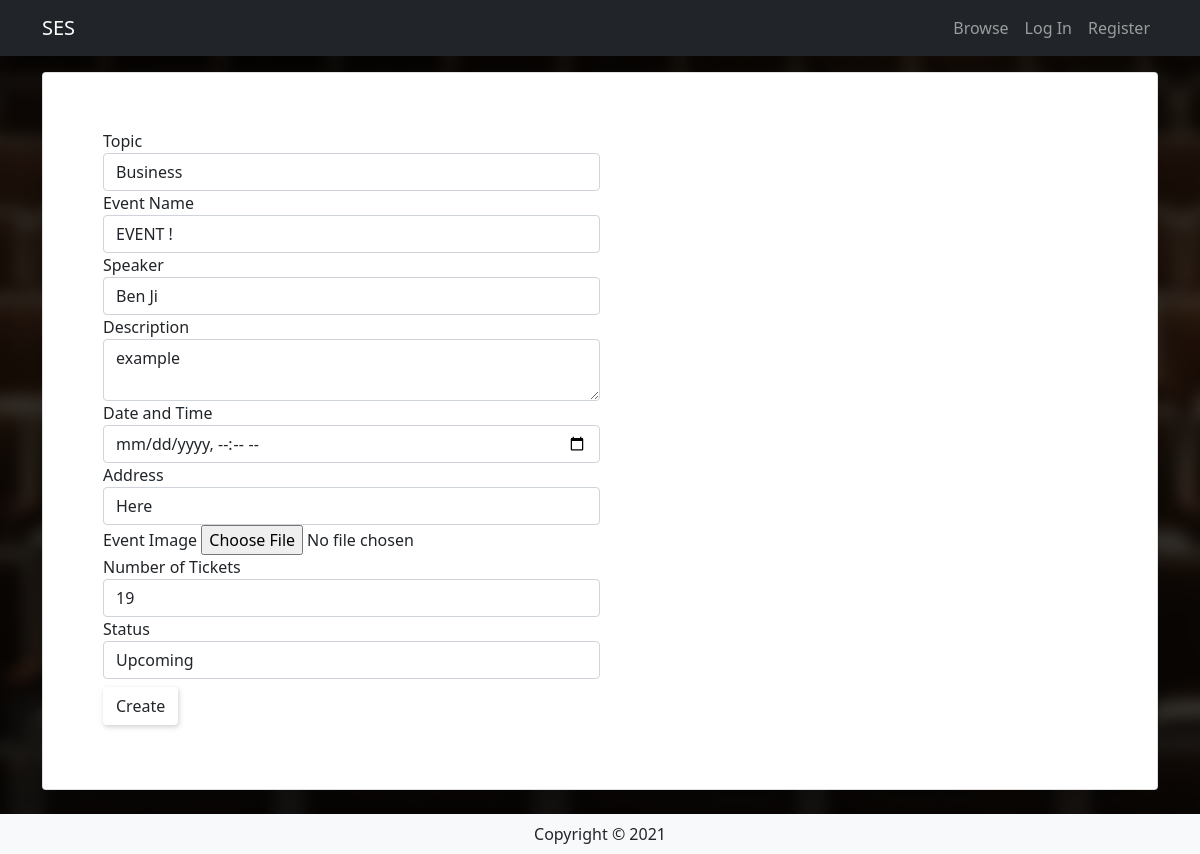
/manage/edit/1, run on an earlier commit of the app's database.
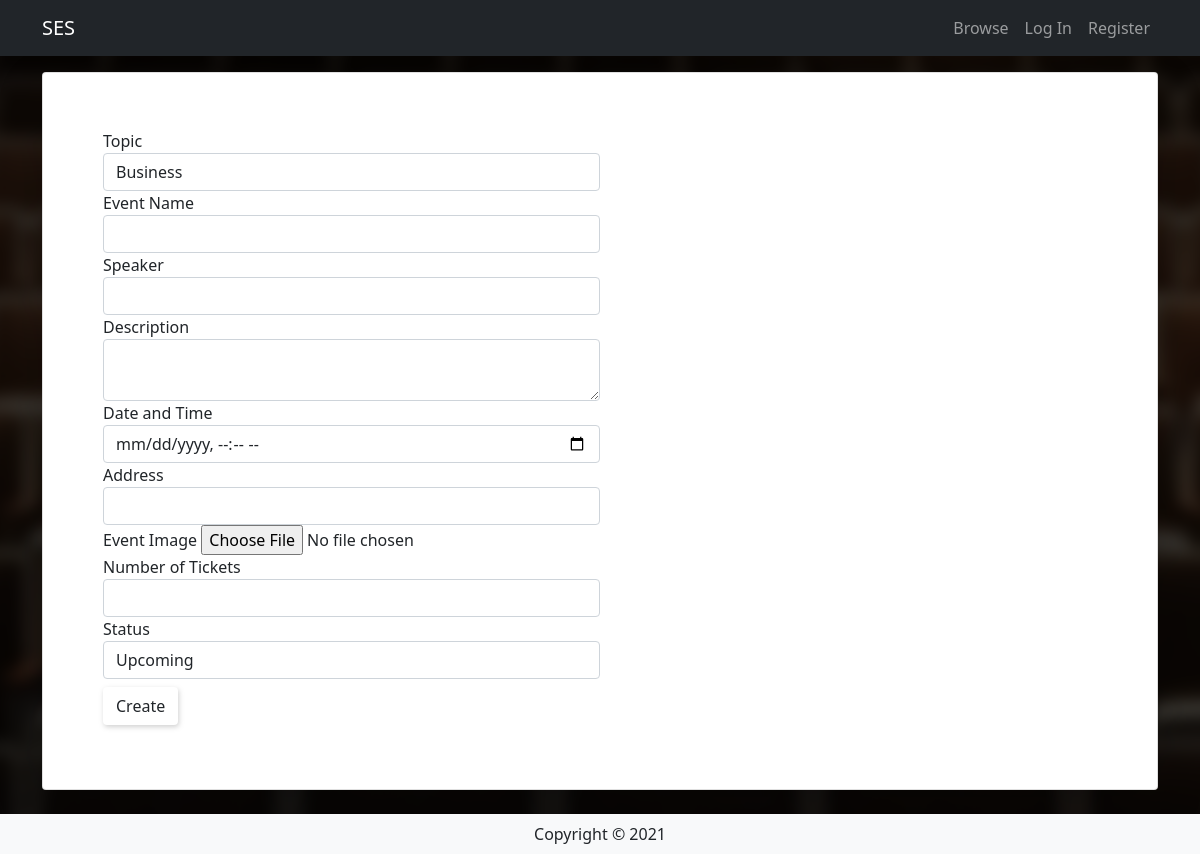
And on a later commit of the database.
### event/models.py (models this page shows, shortened)
class Event(db.Model):
    __tablename__ = 'events'
    id = db.Column(db.Integer, primary_key=True)
    topic = db.Column(db.Enum("Business", "Mental Health",
                      "Technology", name="topic"))
    name = db.Column(db.String(80))
    speaker = db.Column(db.String(80))
    description = db.Column(db.String(200))
    dateTime = db.Column(db.DateTime, default=datetime.now())
    address = db.Column(db.String(200))
    image = db.Column(db.String(400))
    tickets = db.Column(db.Integer)
    status = db.Column(db.Enum('Upcoming', 'Cancelled',
                       'Inactive', 'Booked', name="status"), default='Upcoming')
    user_id = db.Column(db.Integer, db.ForeignKey('users.id'))
    comments = db.relationship('Comment', backref='event')
    orders = db.relationship('Orders', backref='event')

### event/manage.py (the view, shortened to what this page needs)
@managebp.route('/edit/<id>', methods=['GET', 'POST'])
def edit(id):  # attempted to add creating user to databse
    print('Method type: ', request.method)
    event = Event.query.filter_by(id=id).first()
    form = EventForm(obj=event)
    return render_template('/events/event-manage.html', form=form)

### event/forms.py
class EventForm(FlaskForm):
    topic = SelectField(
        'Topic', choices=[('Business'), ('Mental Health'), ('Technology')])
    name = StringField('Event Name', validators=[InputRequired()])
    speaker = StringField('Speaker', validators=[InputRequired()])
    description = TextAreaField('Description', validators=[InputRequired()])
    date_time = DateTimeLocalField(
        'Date and Time', format='%Y-%m-%dT%H:%M', validators=[InputRequired()])
    address = StringField('Address', validators=[InputRequired()])
    image = FileField('Event Image', validators=[FileRequired(message='Image cannot be empty'),
                                                 FileAllowed(ALLOWED_FILE, message='Only supports png,jpg,PNG and JPG')])
    tickets = IntegerField('Number of Tickets', validators=[InputRequired()])
    status = SelectField('Status', choices=[
                         ('Upcoming'), ('Cancelled'), ('Inactive'), ('Booked')])
    submit = SubmitField("Create")

### event/templates/events/event-manage.html (shortened to what this page needs)
{% extends "base.html" %}
{% import "bootstrap/wtf.html" as wtf %}
{% block content %}
<section class="hero details">
  <div class="my-3 container  w-100 justify-content-center align-items-center">
    <div class="p-5-sm p-0 jumbo text-dark text-start">
      <div class="card p-md-5 p-sm-3 p-1 mb-4 shadow-lg rounded cover">
        <div class="container-fluid">
          <div class="col-md-6 ml-5">
            {{wtf.quick_form(form)}}
          </div>
        </div>
      </div>
    </div>
  </div>
</section>
{% endblock %}

### event/templates/base.html (shortened to what this page needs)
<html>
<head>
    <link href="https://cdn.jsdelivr.net/npm/bootstrap@5.0.0-beta3/dist/css/bootstrap.min.css" rel="stylesheet"
>
    <link rel="stylesheet" href="{{ url_for('static',filename='css/style.css') }}">
</head>
<body>
    <header>
        <nav class="navbar navbar-expand-lg navbar-dark dark sticky-top">
            <div class="container">
                <a href="{{url_for('main.index')}}" class="navbar-brand">
                    SES
                </a>
                <div class="collapse navbar-collapse justify-content-end" id="navbarSupportedContent">
                    <div class="navbar-nav ml-auto">
                        <a class="nav-item nav-link" href="{{url_for('main.index', _anchor='event-browse')}}">Browse</a>
                        {% if current_user.is_authenticated %}
                        <a class="nav-item nav-link disabled text-muted" href="#">Welcome {{current_user.name}}</a>
                        <a class="nav-item nav-link" href="{{url_for('manage.show', id = current_user.id)}}">Manage</a>
                        <a class="nav-item nav-link" href="{{url_for('profile.show', id = current_user.id)}}">Profile</a>
                        <a class="nav-item nav-link" href="{{ url_for('auth.logout') }}">Log Out</a>
                        {% else %}
                        <a class="nav-item nav-link" href="{{url_for('auth.login') }}">Log In</a>
                        <a class="nav-item nav-link" href="{{url_for('auth.register') }}">Register</a>
                        {% endif %}
                    </div>
                </div>
            </div>
        </nav>
    </header>
    <main>
        {% block content %}
        {% endblock %}
    </main>
    <footer class="footer">
        <div class="text-center py-2 bg-light">
            <span class="text-dark">Copyright &copy; 2021</span>
        </div>
    </footer>
</body>
</html>

### event/static/css/style.css (style rules this page uses)
.btn-default { margin-top: 0.5em !important; box-shadow: 1px 2px 5px #8080805c; }
body { margin: 0; }
.dark { background: #212529 !important; }
.jumbo { color: white; text-align: center; position: relative; }
section.hero { position: relative; overflow: hidden; }
.jumbo { animation-duration: 2s; animation-timing-function: ease-in-out; animation-delay: 0s; animation-name: FadeIn; }

What changed in the data, as far as the page shows it:
removed Event: topic "Business", name "EVENT !", speaker "Ben Ji", description "example", address "Here", tickets "19", status "Upcoming"
Also different on the page:
form field topic: (not shown) → "Business"
form field status: (not shown) → "Upcoming"
